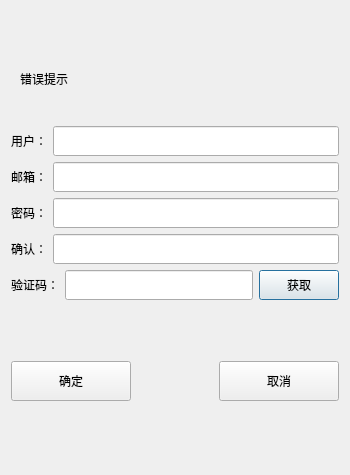
<?xml version="1.0" encoding="UTF-8"?>
<ui version="4.0">
 <class>RegistDialog</class>
 <widget class="QDialog" name="RegistDialog">
  <property name="geometry">
   <rect>
    <x>0</x>
    <y>0</y>
    <width>350</width>
    <height>475</height>
   </rect>
  </property>
  <property name="minimumSize">
   <size>
    <width>350</width>
    <height>475</height>
   </size>
  </property>
  <property name="maximumSize">
   <size>
    <width>350</width>
    <height>475</height>
   </size>
  </property>
  <property name="windowTitle">
   <string>Dialog</string>
  </property>
  <layout class="QVBoxLayout" name="verticalLayout">
   <item>
    <spacer name="verticalSpacer">
     <property name="orientation">
      <enum>Qt::Vertical</enum>
     </property>
     <property name="sizeType">
      <enum>QSizePolicy::Preferred</enum>
     </property>
     <property name="sizeHint" stdset="0">
      <size>
       <width>20</width>
       <height>26</height>
      </size>
     </property>
    </spacer>
   </item>
   <item>
    <widget class="QWidget" name="widget" native="true">
     <layout class="QHBoxLayout" name="horizontalLayout_7">
      <item>
       <widget class="QLabel" name="err_tip">
        <property name="text">
         <string>错误提示</string>
        </property>
       </widget>
      </item>
     </layout>
    </widget>
   </item>
   <item>
    <layout class="QHBoxLayout" name="horizontalLayout_6">
     <item>
      <widget class="QLabel" name="user_lable">
       <property name="minimumSize">
        <size>
         <width>0</width>
         <height>30</height>
        </size>
       </property>
       <property name="maximumSize">
        <size>
         <width>16777215</width>
         <height>30</height>
        </size>
       </property>
       <property name="text">
        <string>用户：</string>
       </property>
      </widget>
     </item>
     <item>
      <widget class="QLineEdit" name="user_edit">
       <property name="minimumSize">
        <size>
         <width>0</width>
         <height>30</height>
        </size>
       </property>
       <property name="maximumSize">
        <size>
         <width>16777215</width>
         <height>30</height>
        </size>
       </property>
      </widget>
     </item>
    </layout>
   </item>
   <item>
    <layout class="QHBoxLayout" name="horizontalLayout_5">
     <item>
      <widget class="QLabel" name="email_lable">
       <property name="minimumSize">
        <size>
         <width>0</width>
         <height>30</height>
        </size>
       </property>
       <property name="maximumSize">
        <size>
         <width>16777215</width>
         <height>3015</height>
        </size>
       </property>
       <property name="text">
        <string>邮箱：</string>
       </property>
      </widget>
     </item>
     <item>
      <widget class="QLineEdit" name="email_edit">
       <property name="minimumSize">
        <size>
         <width>0</width>
         <height>30</height>
        </size>
       </property>
       <property name="maximumSize">
        <size>
         <width>16777215</width>
         <height>30</height>
        </size>
       </property>
      </widget>
     </item>
    </layout>
   </item>
   <item>
    <layout class="QHBoxLayout" name="horizontalLayout_4">
     <item>
      <widget class="QLabel" name="pass_lable">
       <property name="minimumSize">
        <size>
         <width>0</width>
         <height>30</height>
        </size>
       </property>
       <property name="maximumSize">
        <size>
         <width>16777215</width>
         <height>30</height>
        </size>
       </property>
       <property name="text">
        <string>密码：</string>
       </property>
      </widget>
     </item>
     <item>
      <widget class="QLineEdit" name="pass_edit">
       <property name="minimumSize">
        <size>
         <width>0</width>
         <height>30</height>
        </size>
       </property>
       <property name="maximumSize">
        <size>
         <width>16777215</width>
         <height>30</height>
        </size>
       </property>
      </widget>
     </item>
    </layout>
   </item>
   <item>
    <layout class="QHBoxLayout" name="horizontalLayout_3">
     <item>
      <widget class="QLabel" name="confirmpass_lable">
       <property name="minimumSize">
        <size>
         <width>0</width>
         <height>30</height>
        </size>
       </property>
       <property name="maximumSize">
        <size>
         <width>16777215</width>
         <height>30</height>
        </size>
       </property>
       <property name="text">
        <string>确认：</string>
       </property>
      </widget>
     </item>
     <item>
      <widget class="QLineEdit" name="confirmpass_edit">
       <property name="minimumSize">
        <size>
         <width>0</width>
         <height>30</height>
        </size>
       </property>
       <property name="maximumSize">
        <size>
         <width>16777215</width>
         <height>30</height>
        </size>
       </property>
      </widget>
     </item>
    </layout>
   </item>
   <item>
    <layout class="QHBoxLayout" name="horizontalLayout_2">
     <item>
      <widget class="QLabel" name="varify_lable_2">
       <property name="minimumSize">
        <size>
         <width>0</width>
         <height>30</height>
        </size>
       </property>
       <property name="maximumSize">
        <size>
         <width>16777215</width>
         <height>30</height>
        </size>
       </property>
       <property name="text">
        <string>验证码：</string>
       </property>
      </widget>
     </item>
     <item>
      <widget class="QLineEdit" name="varify_edit">
       <property name="minimumSize">
        <size>
         <width>0</width>
         <height>30</height>
        </size>
       </property>
       <property name="maximumSize">
        <size>
         <width>16777215</width>
         <height>30</height>
        </size>
       </property>
      </widget>
     </item>
     <item>
      <widget class="QPushButton" name="get_code_btn">
       <property name="minimumSize">
        <size>
         <width>0</width>
         <height>30</height>
        </size>
       </property>
       <property name="maximumSize">
        <size>
         <width>16777215</width>
         <height>30</height>
        </size>
       </property>
       <property name="text">
        <string>获取</string>
       </property>
      </widget>
     </item>
    </layout>
   </item>
   <item>
    <spacer name="verticalSpacer_2">
     <property name="orientation">
      <enum>Qt::Vertical</enum>
     </property>
     <property name="sizeType">
      <enum>QSizePolicy::Preferred</enum>
     </property>
     <property name="sizeHint" stdset="0">
      <size>
       <width>20</width>
       <height>55</height>
      </size>
     </property>
    </spacer>
   </item>
   <item>
    <layout class="QHBoxLayout" name="horizontalLayout">
     <item>
      <widget class="QPushButton" name="confirm_btn">
       <property name="minimumSize">
        <size>
         <width>120</width>
         <height>40</height>
        </size>
       </property>
       <property name="maximumSize">
        <size>
         <width>120</width>
         <height>40</height>
        </size>
       </property>
       <property name="text">
        <string>确定</string>
       </property>
      </widget>
     </item>
     <item>
      <spacer name="horizontalSpacer">
       <property name="orientation">
        <enum>Qt::Horizontal</enum>
       </property>
       <property name="sizeHint" stdset="0">
        <size>
         <width>40</width>
         <height>20</height>
        </size>
       </property>
      </spacer>
     </item>
     <item>
      <widget class="QPushButton" name="cancle_btn">
       <property name="minimumSize">
        <size>
         <width>120</width>
         <height>40</height>
        </size>
       </property>
       <property name="maximumSize">
        <size>
         <width>120</width>
         <height>40</height>
        </size>
       </property>
       <property name="text">
        <string>取消</string>
       </property>
      </widget>
     </item>
    </layout>
   </item>
   <item>
    <spacer name="verticalSpacer_3">
     <property name="orientation">
      <enum>Qt::Vertical</enum>
     </property>
     <property name="sizeType">
      <enum>QSizePolicy::Preferred</enum>
     </property>
     <property name="sizeHint" stdset="0">
      <size>
       <width>20</width>
       <height>63</height>
      </size>
     </property>
    </spacer>
   </item>
  </layout>
 </widget>
 <resources/>
 <connections/>
</ui>
